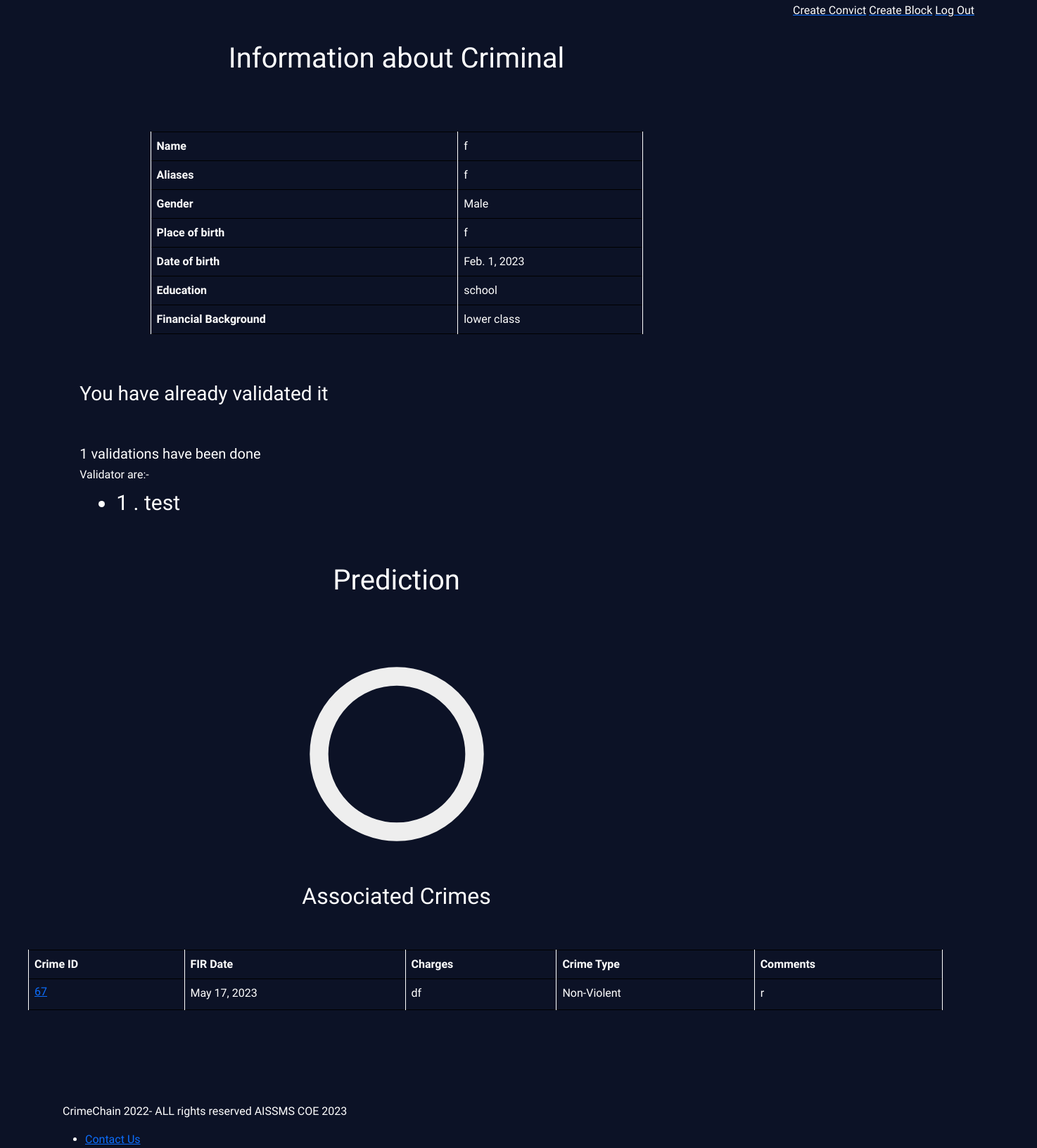
The app's page /convict/7/ (signed in, lower part), older data.
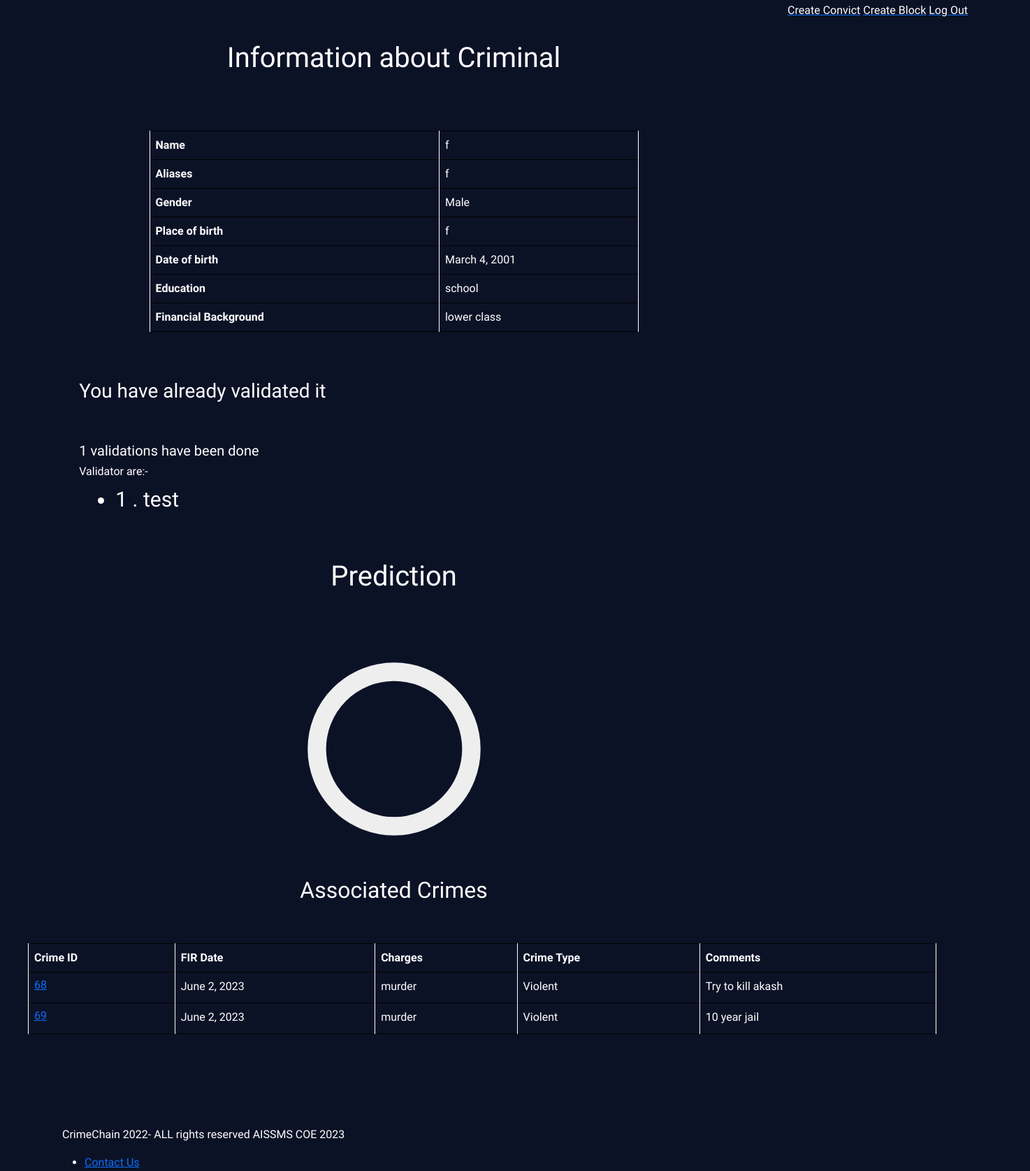
The same page, newer data.
### core/models.py (models this page shows, shortened)
class Convict(models.Model):
    name = models.CharField(max_length=100)
    aliases = models.CharField(max_length=500)
    gender = models.CharField(max_length=20)
    place_of_birth = models.CharField(max_length=510)
    place_of_birth_type = models.CharField(max_length=100, blank=True)
    date_of_birth = models.DateField()
    education = models.CharField(max_length=100, blank=True)
    financial_background = models.CharField(max_length=100, blank=True)
    family_record = models.CharField(max_length=100, blank=True)

class ConvictValidate(models.Model):
    user = models.ForeignKey(User, on_delete=models.CASCADE)
    convict = models.ForeignKey(Convict, on_delete=models.CASCADE)

class Block(models.Model):
    perp = models.ForeignKey(Convict, on_delete=models.CASCADE)
    charges = models.CharField(max_length=100)
    charges_code = models.CharField(max_length=200, blank=True, null=True)
    crime_type = models.CharField(max_length=100, blank=True, null=True)
    known_accomplices = models.CharField(max_length=100, blank=True)
    fir_date = models.DateField(blank=True)
    conviction_date = models.DateField(default=timezone.now)
    comments = models.TextField(max_length=300, blank=True)
    sentencer = models.CharField(max_length=100, blank=True)
    sentence = models.CharField(max_length=100, blank=True)

### core/views.py (the view)
# urls.py: path("convict/<int:pk>/", core_views.ConvictDetailView.as_view(), name="convictdetail"),
class ConvictDetailView(LoginRequiredMixin, DetailView):
    model = Convict
    def get_context_data(self, **kwargs):
        context = super().get_context_data(**kwargs)
        context["crimes"] = Block.objects.filter(perp=self.object)
        context["validate_url"] = reverse_lazy("convictvalidate_create", kwargs={"pk": self.object.pk})
        context["total_validates"] = ConvictValidate.objects.filter(convict=self.object)
        context["validated_by_curr_user"] = len(
            ConvictValidate.objects.filter(user=self.request.user, convict=self.object)
        )
        attr_dict = self.object.__dict__
        encoder_dict = {
            "Female": 0,
            "Male": 1,
            "graduate": 0,
            "illiterate": 1,
            "post graduate": 2,
            "school": 3,
            "school dropout": 4,
            "Rural": 0,
            "Urban": 1,
            "No": 0,
            "Unknown": 1,
            "Yes": 2,
            "Below poverty": 0,
            "lower class": 1,
            "middle": 2,
            "upper": 3,
            "Other": 3,
            "": 3,
        }  # Refers to label encoder in ipynb file
        prediction_attrs = [
            encoder_dict[attr_dict["gender"]],
            int((timezone.now().date() - attr_dict["date_of_birth"]).days / 365),
            encoder_dict[attr_dict["family_record"]],
            encoder_dict[attr_dict["financial_background"]],
            encoder_dict[attr_dict["education"]],
            encoder_dict[attr_dict["place_of_birth_type"]],
            len(Block.objects.filter(perp=self.object, crime_type="Violent")),
            len(Block.objects.filter(perp=self.object, crime_type="Non-Violent")),
        ]  # list of paramters for model to make prediction
        ml_model = load("ML/model.joblib")  # loads model from ML folder
        try:
            prediction = ml_model.predict([prediction_attrs])
            print(prediction[0])
            context["prediction"] = prediction[0]  # Very likely, neutral or less likely
        except Exception as e:
            print(str(e))
            context["prediction"] = "Some error occured"
        return context

### core/templates/core/convict_detail.html (shortened to what this page needs)
{% extends "core/index.html" %}
{% block content %}
<div class="d-flex justify-content-center">
  <div class="mx-auto my-3 criminal" style="background:transparent;padding: 40px;max-width:100%;border-radius:4px;
  /* box-shadow:0 4px 10px 4px rgba(19, 35, 47, 0.9);border: 2px solid white; */
  ">
    <h1 style='text-align: center;'>Information about Criminal</h1>
    <br>
    <br>
    <br>
    <table class="table table-bordered" style='border: 1px solid black;
    width: 700px;'>
      <tbody>
        <tr>
          <th scope="row">Name</th>
          <td> {{ object.name }} </td>
        </tr>
        <tr>
          <th scope="row">Aliases</th>
          <td>{{ object.aliases }}</td>
        </tr>
        <tr>
          <th scope="row">Gender</th>
          <td>{{ object.gender }}</td>
        </tr>
        <tr>
          <th scope="row">Place of birth</th>
          <td>{{ object.place_of_birth }}</td>
        </tr>
        <tr>
          <th scope="row">Date of birth</th>
          <td>{{ object.date_of_birth }}</td>
        </tr>
        <tr>
          <th scope="row">Education</th>
          <td>{{ object.education }}</td>
        </tr>
        <tr>
          <th scope="row">Financial Background</th>
          <td>{{ object.financial_background }}</td>
        </tr>
      </tbody>
    </table>
    <div style="display: flex;align-items: flex-start;margin-left:7%;margin-top:5%;flex-direction: column;">
      {% if total_validates|length == 3 %}
      <h3>We have received enough validations</h3>
      {% elif validated_by_curr_user %}
      <h3>You have already validated it</h3>
      {% else %}
      <form action="{{ validate_url }}" method="GET">
        <button type="submit" class="btn btn-outline-info">Validate</button>
      </form>
      {% endif %}
      <br>
      <br>
      {% if total_validates %}
      <h5>{{ total_validates|length }} validations have been done</h5>
      <h6>Validator are:- </h6>
      <ul>{% for validator in total_validates %}
        <li style='margin-left: 20px;font-size: 30px;'>{{ validator.user.id }} . {{ validator.user.username }}</li>
        {% endfor %}
      </ul>
      {% else %}
      <h5>No Validations yet</h5>
      {% endif %}
    </div>
    <br>
    <br>
    <div class="predict_values">
      <h1 style='text-align: center;'>Prediction</h1>
      <br>
      <br>
      <br>
      <div class="d-flex justify-content-center" style='display: flex;justify-content: center;'>
        <div class="single-chart">
          <svg viewBox="0 0 36 36" class="circular-chart {% if prediction ==  'Very Likely' %}red{% endif %} {% if prediction ==  'Less Likely' %}green{% endif %} {% if prediction ==  'Neutral' %}yellow{% endif %}">
            <path class="circle-bg" d="M18 2.0845
          a 15.9155 15.9155 0 0 1 0 31.831
          a 15.9155 15.9155 0 0 1 0 -31.831" />
            <path class="circle" stroke-dasharray="{{ 100 }}, 100" d="M18 2.0845
          a 15.9155 15.9155 0 0 1 0 31.831
          a 15.9155 15.9155 0 0 1 0 -31.831" />
            <text x="18" y="20.35" class="percentage">
              {% if prediction ==  'Very Likely' %}☠️{% endif %}{% if prediction ==  'Less Likely' %}😀{% endif %} {% if prediction ==  'Neutral' %}😈{% endif %}</text>
          </svg>
        </div>
      </div>
    </div>
    <br><br>
    <div>
      <h2 style='text-align: center;'>Associated Crimes</h2>
      <br>
      <br>
      <table class="table table-bordered" style='border: 1px solid black;
      width: 1300px;'>
        <tbody>
          <tr>
            <th scope="row">Crime ID</th>
            <th scope="row">FIR Date</th>
            <th scope="row">Charges</th>
            <th scope="row">Crime Type</th>
            <th scope="row">Comments</th>
          </tr>
           {% for crime in crimes %}
          <tr>
            <td><h6><a href="{% url 'blockdetail' crime.id %}">{{ crime.id }}</a> </h6></td>
            <td> {{ crime.fir_date }}</td>
            <td>{{ crime.charges }} </td>
            <td> {{ crime.crime_type }}</td>
            <td>{{ crime.comments }}</td>
          </tr>
          {% endfor %}
        </tbody>
      </table>
    </div>
  </div>
</div>
{% endblock content %}

Row changes from the older to the newer data that the page shows:
no longer on this page (row edited): Block: id "67", fir_date "May 17, 2023", charges "df", crime_type "Non-Violent", comments "r"
changed Convict "Male": date_of_birth "Feb. 1, 2023" → "March 4, 2001"
added Block: id "68", fir_date "June 2, 2023", charges "murder", crime_type "Violent", comments "Try to kill akash"
added Block: id "69", fir_date "June 2, 2023", charges "murder", crime_type "Violent", comments "10 year jail"
